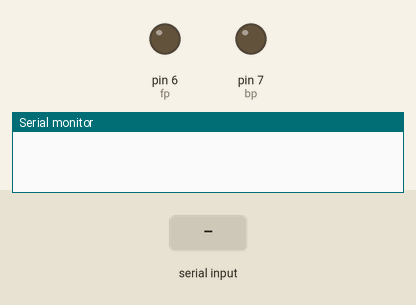
Recording of a sketch running on a simulated Arduino Uno, built with avr-gcc and run on an emulated ATmega328P. Shown: output pins drawn as LEDs (lit = HIGH), the last lines printed to the serial monitor. The test bench sets the inputs (shaded band).

Above: at 1.2 s.
1.3 s: "1" received over Serial
At 1.7 s:
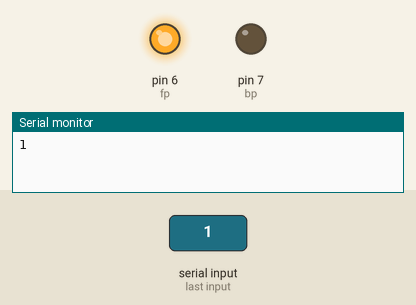
2.8 s: "2" received over Serial
At 4.0 s:
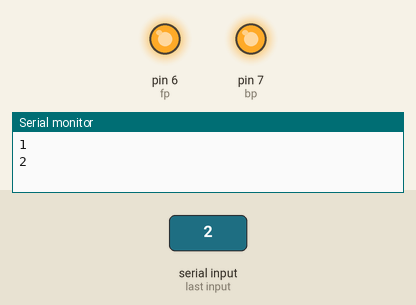
4.3 s: "0" received over Serial
At 5.1 s:
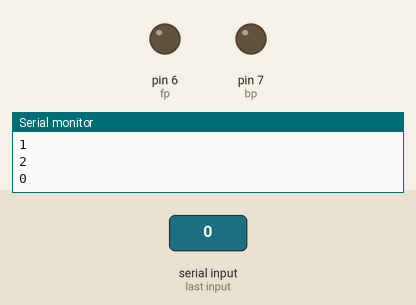
5.8 s: "2" received over Serial
At 6.3 s:
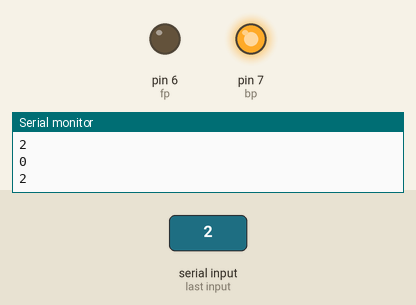
Timing chart, 0 to 8.3 s (numbered marks = the images above; inputs shaded):
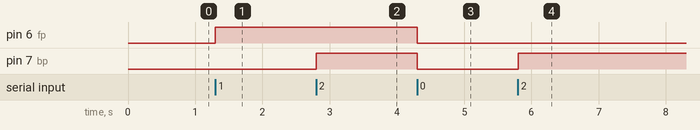

The sketch:

sketch_jun14a.ino
```cpp
const int fp=6;
const int bp=7;
char incoming_value=0;

void setup()
{
  Serial.begin(9600);
  pinMode(fp,OUTPUT);
  pinMode(bp,OUTPUT);
}

void loop() {
  if(Serial.available()>0)
  {
    incoming_value=Serial.read();
    Serial.println(incoming_value);
    if (incoming_value=='1')
    {
      digitalWrite(fp,HIGH);
    }
    if (incoming_value=='2')
    {
      digitalWrite(bp,HIGH);
    }
    if (incoming_value=='0')
    {
      digitalWrite(fp,LOW);
      digitalWrite(bp,LOW);
    }
  }
}
```

Measured:
- after the input at 1.3 s, pin 6 (fp): LOW → HIGH at once
- after the input at 2.8 s, pin 7 (bp): LOW → HIGH at once
- after the input at 4.3 s, pin 6 (fp), pin 7 (bp): HIGH → LOW at once
- after the input at 5.8 s, pin 7 (bp): LOW → HIGH at once
